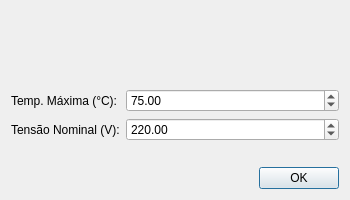
<?xml version="1.0" encoding="UTF-8"?>
<ui version="4.0">
 <class>ConfigDialog</class>
 <widget class="QDialog" name="ConfigDialog">
  <property name="geometry">
   <rect><x>0</x><y>0</y><width>350</width><height>200</height></rect>
  </property>
  <property name="windowTitle">
   <string>Parâmetros do Sistema</string>
  </property>
  <layout class="QVBoxLayout" name="verticalLayout">
   <item>
    <widget class="QLabel" name="lblInfo">
     <property name="text">
      <string><b>Ajuste de Limites de Operação</b></string>
     </property>
    </widget>
   </item>
   <item>
    <layout class="QFormLayout" name="formLayout">
     <item row="0" column="0">
      <widget class="QLabel" name="label"><property name="text"><string>Temp. Máxima (°C):</string></property></widget>
     </item>
     <item row="0" column="1">
      <widget class="QDoubleSpinBox" name="spinTempMax">
       <property name="value"><double>75.0</double></property>
      </widget>
     </item>
     <item row="1" column="0">
      <widget class="QLabel" name="label_2"><property name="text"><string>Tensão Nominal (V):</string></property></widget>
     </item>
     <item row="1" column="1">
      <widget class="QDoubleSpinBox" name="spinTensao">
       <property name="maximum"><double>500.0</double></property>
       <property name="value"><double>220.0</double></property>
      </widget>
     </item>
    </layout>
   </item>
   <item>
    <widget class="QDialogButtonBox" name="buttonBox">
     <property name="orientation"><enum>Qt::Horizontal</enum></property>
     <property name="standardButtons"><enum>QDialogButtonBox::Cancel|QDialogButtonBox::Ok</enum></property>
    </widget>
   </item>
  </layout>
 </widget>
</ui>
